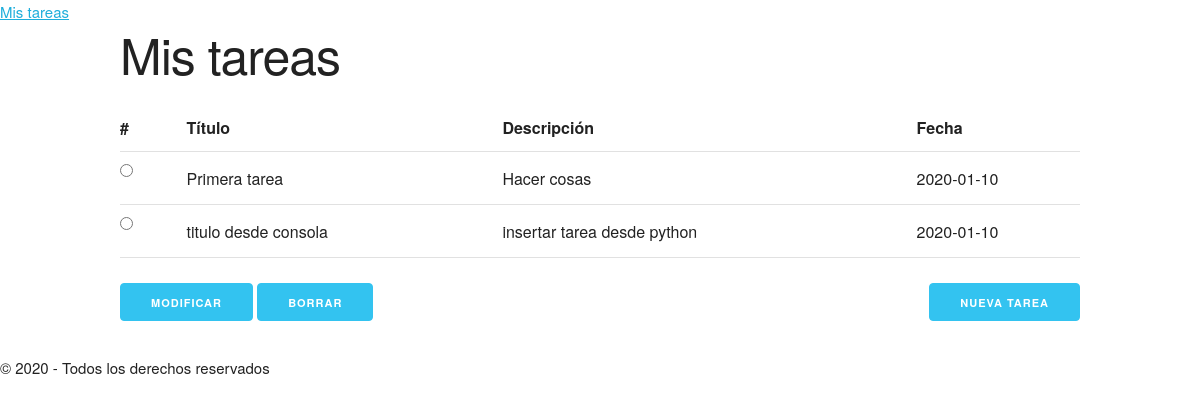
The app's page /, older data.
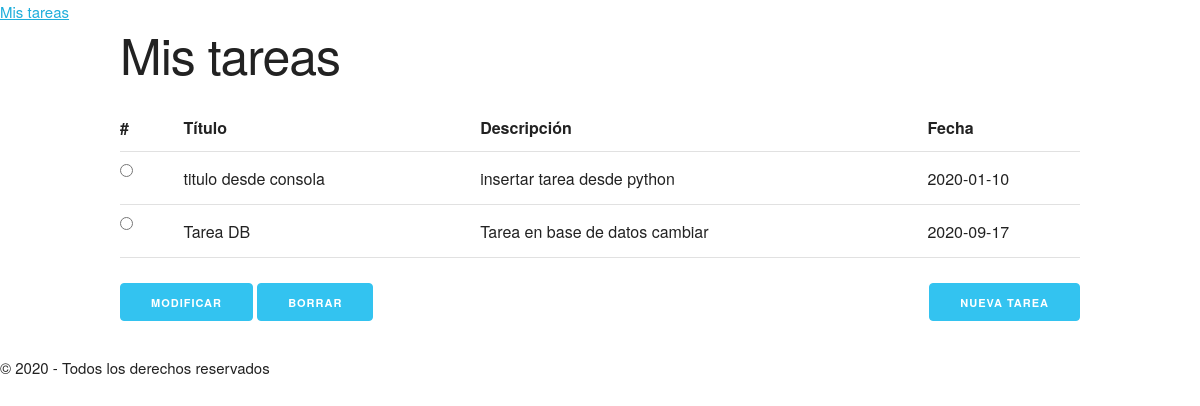
The same page, newer data.
### tables this page shows
CREATE TABLE "tareas" (
	"id"	INTEGER PRIMARY KEY AUTOINCREMENT,
	"titulo"	TEXT NOT NULL,
	"descripcion"	TEXT,
	"fecha"	TEXT NOT NULL
);

### tasks/routes.py (the view)
@app.route("/")
def index():
    registros = dbQuery('SELECT titulo, descripcion, fecha, id FROM tareas;')
    if isinstance(registros, tuple):
        registros = [registros]
    return render_template("index.html", registros=registros)

### tasks/routes.py (called while the page is built)
def dict_factory(cursor, row):
    d = {}
    for ix, col in enumerate(cursor.description):
        d[col[0]] = row[ix]
    return d

def dbQuery(consulta, *args):
    conn = sqlite3.connect(BASE_DATOS)
    conn.row_factory = dict_factory
    cursor = conn.cursor()
    rows = cursor.execute(consulta, args).fetchall()
    if len(rows) == 1:
        rows = rows[0]
    elif len(rows) == 0:
        rows = None
    conn.commit()
    conn.close()
    return rows

### tasks/templates/index.html (shortened to what this page needs)
{% extends "base.html" %}
{% block content %}
    <h1>Mis tareas</h1>
    <form action="/processtask">
        <table class="u-full-width">
            <tr>
                <th>#</th>
                <th>Título</th>
                <th>Descripción</th>
                <th>Fecha</th>
            </tr>
            {% for tarea in registros %}
            <tr>
                <td><input type="radio" name="ix" value="{{tarea['id']}}" ></td>
                <td>{{tarea['titulo']}}</td>
                <td>{{tarea['descripcion']}}</td>
                <td>{{tarea['fecha']}}</td>
            </tr>
            {% endfor %}
        </table>
        <button class="button-primary" name="btnModificar" type="submit">Modificar</button>
        <button class="button-primary" name="btnBorrar" type="submit">Borrar</button>
        <a class="button button-primary u-pull-right" href="/newtask">Nueva tarea</a>
    </form>
{% endblock %}

### tasks/templates/base.html (shortened to what this page needs)
<html lang="en">
<head>
    <link rel="stylesheet" href="/static/css/normalize.css">
    <link rel="stylesheet" href="/static/css/skeleton.css">
    <link rel="stylesheet" href="/static/css/styles.css">
</head>
<body>
    <header>
        <a href="/" class="logo">Mis tareas</a>
    </header>
    <section class="container">
        {% block content %}{% endblock %}
    </section>
    <footer>&copy 2020 - Todos los derechos reservados</footer>
</body>
</html>

### tasks/static/css/skeleton.css (style rules this page uses)
.container { position: relative; width: 100%; max-width: 960px; margin: 0 auto; padding: 0 20px; box-sizing: border-box; }
@media (min-width: 400px) { .container { width: 85%; padding: 0; } }
@media (min-width: 550px) { .container { width: 80%; } }
html { font-size: 62.5%; }
body { font-size: 1.5em; line-height: 1.6; font-weight: 400; font-family: "Raleway", "HelveticaNeue", "Helvetica Neue", Helvetica, Arial, sans-serif; color: #222; }
h1, h2, h3, h4, h5, h6 { margin-top: 0; margin-bottom: 2rem; font-weight: 300; }
h1 { font-size: 4.0rem; line-height: 1.2; letter-spacing: -.1rem; }
@media (min-width: 550px) { h1 { font-size: 5.0rem; } }
a { color: #1EAEDB; }
.button, button, input[type="submit"], input[type="reset"], input[type="button"] { display: inline-block; height: 38px; padding: 0 30px; color: #555; text-align: center; font-size: 11px; font-weight: 600; line-height: 38px; letter-spacing: .1rem; text-transform: uppercase; text-decoration: none; white-space: nowrap; background-color: transparent; border-radius: 4px; border: 1px solid #bbb; cursor: pointer; box-sizing: border-box; }
.button.button-primary, button.button-primary, input[type="submit"].button-primary, input[type="reset"].button-primary, input[type="button"].button-primary { color: #FFF; background-color: #33C3F0; border-color: #33C3F0; }
input[type="checkbox"], input[type="radio"] { display: inline; }
th, td { padding: 12px 15px; text-align: left; border-bottom: 1px solid #E1E1E1; }
th:first-child, td:first-child { padding-left: 0; }
th:last-child, td:last-child { padding-right: 0; }
button, .button { margin-bottom: 1rem; }
input, textarea, select, fieldset { margin-bottom: 1.5rem; }
pre, blockquote, dl, figure, table, p, ul, ol, form { margin-bottom: 2.5rem; }
.u-full-width { width: 100%; box-sizing: border-box; }
.u-pull-right { float: right; }
.container:after, .row:after, .u-cf { content: ""; display: table; clear: both; }

Row changes from the older to the newer data that the page shows:
removed tareas: titulo "Primera tarea", descripcion "Hacer cosas", fecha "2020-01-10"
added tareas: titulo "Tarea DB", descripcion "Tarea en base de datos cambiar", fecha "2020-09-17"
